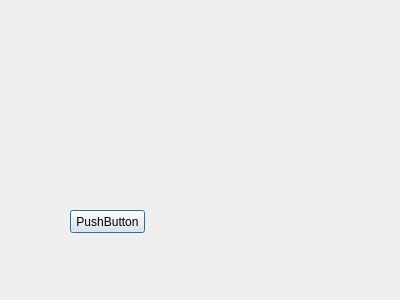
<?xml version="1.0" encoding="UTF-8"?>
<ui version="4.0">
 <class>Setup</class>
 <widget class="QDialog" name="Setup">
  <property name="geometry">
   <rect>
    <x>0</x>
    <y>0</y>
    <width>400</width>
    <height>300</height>
   </rect>
  </property>
  <property name="windowTitle">
   <string>Dialog</string>
  </property>
  <widget class="QPushButton" name="pushButton">
   <property name="geometry">
    <rect>
     <x>70</x>
     <y>210</y>
     <width>75</width>
     <height>23</height>
    </rect>
   </property>
   <property name="text">
    <string>PushButton</string>
   </property>
  </widget>
 </widget>
 <resources/>
 <connections/>
</ui>
